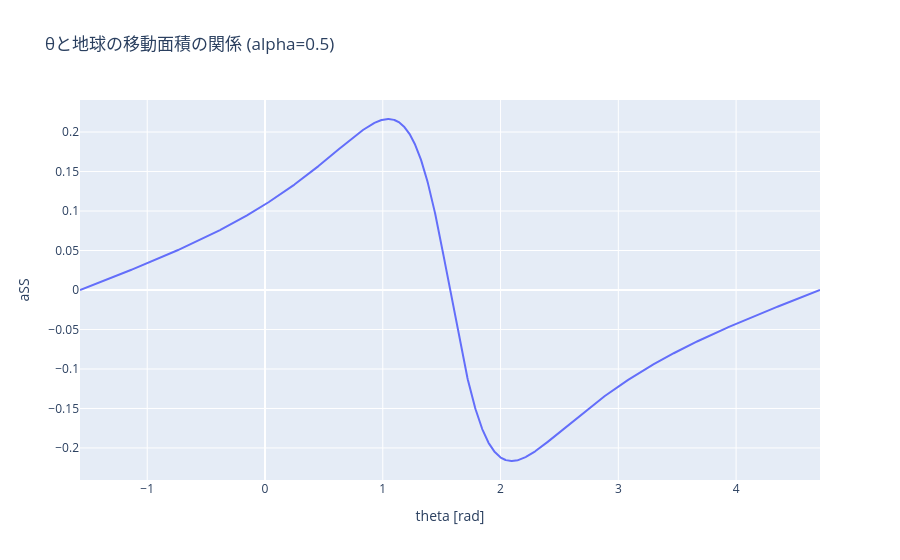

Notebook source saved alongside this figure:
### Code cell
import numpy as np
import plotly.graph_objects as go
from sympy import lambdify
# alpha を固定
alpha_val = 0.5

# θ ∈ [π/2, π]
theta_grid_p = np.linspace(
    - np.pi / 2 + 0.00000001,
    np.pi / 2 - 0.00000001,
    1000
)

# θ ∈ [π/2, π]
theta_grid_a = np.linspace(
    np.pi / 2 + 0.00000001,
    3*np.pi / 2 - 0.00000001,
    1000
)

pSS_func = lambdify((theta, alpha), tri, "numpy")
aSS_func = lambdify((theta, alpha), tri, "numpy")

y_p = pSS_func(theta_grid_p, alpha_val)
y_a = aSS_func(theta_grid_a, alpha_val)

y = np.concatenate([y_p, y_a])
theta_grid = np.concatenate([theta_grid_p, theta_grid_a])

fig = go.Figure()

fig.add_trace(
    go.Scatter(
        x=theta_grid,
        y=y,
        mode="lines",
        name="面積"
    )
)

fig.update_layout(
    title=f"θと地球の移動面積の関係 (alpha={alpha_val})",
    xaxis_title="theta [rad]",
    yaxis_title="aSS",
)

fig.show()

### Figure 1 — Plotly figure (JSON) as saved in the notebook; plotly's stock layout.template omitted (floating-point values rounded to 4 significant figures; data arrays with more than 128 entries replaced by an {"elided": "..."} marker saying what was removed)
{"data": [{"mode": "lines", "name": "面積", "type": "scatter", "x": {"elided": "2000 float values"}, "y": {"elided": "2000 float values"}}], "layout": {"title": {"text": "θと地球の移動面積の関係 (alpha=0.5)"}, "xaxis": {"title": {"text": "theta [rad]"}}, "yaxis": {"title": {"text": "aSS"}}}}
